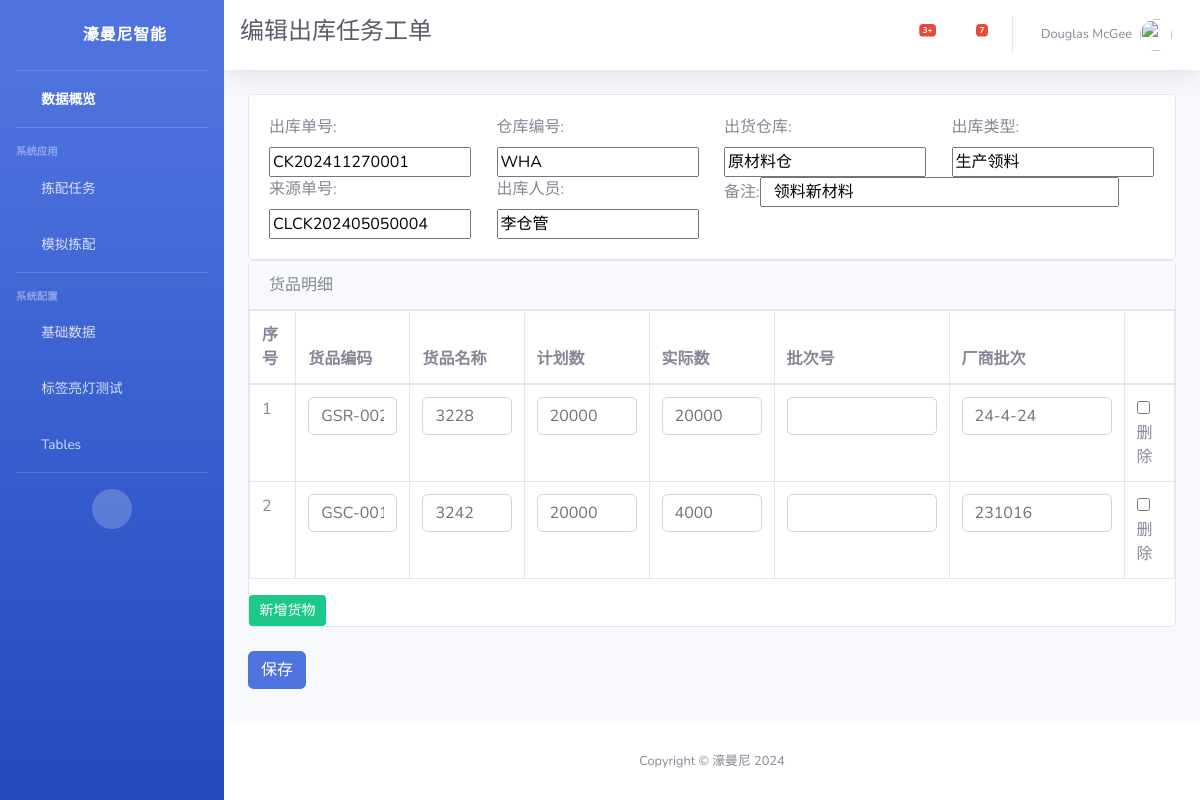
Screenshot of /ptl/stock_out_order/update/2/ with the database file from the repository.
### ptl/models.py (models this page shows, shortened)
class StockOutOrder(models.Model):
    number = models.CharField(max_length=32, blank=True, null=True, verbose_name='出库单号')
    warehouse_code = models.CharField(max_length=32, blank=True, null=True, verbose_name='仓库编号')
    warehouse_name = models.CharField(max_length=50, blank=True, null=True, verbose_name='出货仓库')
    type = models.CharField(max_length=50, blank=True, null=True, verbose_name='出库类型')
    src_order = models.CharField(max_length=50, blank=True, null=True, verbose_name='来源单号')
    is_complete = models.BooleanField(default=False, verbose_name='完成状态')
    is_void = models.BooleanField(default=False, verbose_name='是否作废')
    remark = models.CharField(max_length=200, blank=True, null=True, verbose_name='备注')
    stock_staff = models.CharField(max_length=50, blank=True, null=True, verbose_name='出库人员')
    create_time = models.DateTimeField(auto_now_add=True, verbose_name='创建时间')
    update_time = models.DateTimeField(auto_now=True, verbose_name='更新时间')
    class Meta:
        verbose_name = '出库任务工单'
        verbose_name_plural = verbose_name

### ptl/views.py (the view, shortened to what this page needs)
# urls.py: path('stock_out_order/update/<int:pk>/', StockOutOrderUpdateView.as_view(), name='stock_out_order_update'),
class StockOutOrderUpdateView(View):
    def get(self, request, pk):
        stock_out_order = get_object_or_404(StockOutOrder, pk=pk)
        order_form = StockOutOrderForm(instance=stock_out_order)
        goods_formset = StockOutGoodsFormSet(instance=stock_out_order)  # 关联表单集
        return render(request, 'ptl/stock_out_order_form.html', {
            'menu_title': '编辑出库任务工单',
            'order_form': order_form,
            'goods_formset': goods_formset,
        })

### ptl/forms.py
class StockOutOrderForm(forms.ModelForm):
    class Meta:
        model = StockOutOrder
        fields = '__all__'
        widgets = {
            'remark': forms.TextInput(attrs={'class': 'col-md-10'}),
        }
    def __init__(self, *args, **kwargs):
        super().__init__(*args, **kwargs)
        if not self.instance.pk:  # 如果是新增而非编辑
            self.fields['number'].initial = StockOutOrder.get_number()

### ptl/templates/ptl/stock_out_order_form.html (shortened to what this page needs)
{% extends "base.html" %}
{% block page_content %}
    <div class="mb-4">
        <form method="post">
            <div class="card">
                <div class="card-body">
                    <div class="row">
                        <div class="col-md-3">{{ order_form.number.label_tag }}{{ order_form.number }}</div>
                        <div class="col-md-3">{{ order_form.warehouse_code.label_tag }}{{ order_form.warehouse_code }}</div>
                        <div class="col-md-3">{{ order_form.warehouse_name.label_tag }}{{ order_form.warehouse_name }}</div>
                        <div class="col-md-3">{{ order_form.type.label_tag }}{{ order_form.type }}</div>
                        <div class="col-md-3">{{ order_form.src_order.label_tag }}{{ order_form.src_order }}</div>
                        <div class="col-md-3">{{ order_form.stock_staff.label_tag }}{{ order_form.stock_staff }}</div>
                        <div class="col-md-6">{{ order_form.remark.label_tag }}{{ order_form.remark }}</div>
                    </div>
                </div>
            </div>
            <div class="card mb-4">
                <div class="card-header">货品明细</div>
                <div id="goodsFormset">
                    <table class="table table-bordered" id="dataTable">
                        <thead>
                        <tr>
                            <th>序号</th>
                            <th>货品编码</th>
                            <th>货品名称</th>
                            <th>计划数</th>
                            <th>实际数</th>
                            <th>批次号</th>
                            <th>厂商批次</th>
                            <th></th>
                        </tr>
                        </thead>
                        <tbody id="goodsTableBody">
                        {% for form in goods_formset %}
                            <tr>
                                <td>{{ forloop.counter }}</td>
                                <td>{{ form.goods_code }}</td>
                                <td>{{ form.goods_desc }}</td>
                                <td>{{ form.plan_qty }}</td>
                                <td>{{ form.actual_qty }}</td>
                                <td>{{ form.batch }}</td>
                                <td>{{ form.supplier_batch }}</td>
                                <td>{{ form.DELETE }}删除</td>
                            </tr>
                        {% endfor %}
                        </tbody>
                    </table>
                </div>
                <button type="button" id="addGoodsForm" class="btn btn-sm btn-success col-md-1">新增货物</button>
            </div>
            <button type="submit" class="btn btn-primary">保存</button>
        </form>
    </div>
{% endblock %}

### rows the page displays
StockOutOrder: number "CK202411270001", warehouse_code "WHA", warehouse_name "原材料仓", type "生产领料", src_order "CLCK202405050004", stock_staff "李仓管", remark "领料新材料"

### other values shown
{{ menu_title | default:'濠曼尼智能亮灯拣配系统' }} "编辑出库任务工单"
{{ order_form.number.label_tag }} "出库单号:"
{{ order_form.warehouse_code.label_tag }} "仓库编号:"
{{ order_form.warehouse_name.label_tag }} "出货仓库:"
{{ order_form.type.label_tag }} "出库类型:"
{{ order_form.src_order.label_tag }} "来源单号:"
{{ order_form.stock_staff.label_tag }} "出库人员:"
{{ order_form.remark.label_tag }} "备注:"
